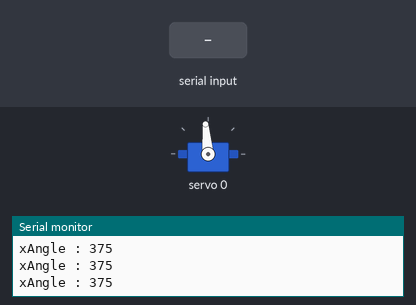
Bench run of a sketch on a simulated Arduino Uno, built with avr-gcc and run on an emulated ATmega328P. Parts: servo, the last lines printed to the serial monitor. The inputs (shaded band) are chosen by the test bench.

Above: at 1.2 s.
1.3 s: "90,45\n" received over the second serial link
At 2.6 s:
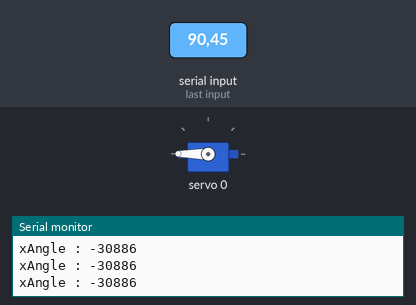
Timing chart, 0 to 4.3 s (numbered marks = the images above; inputs shaded):
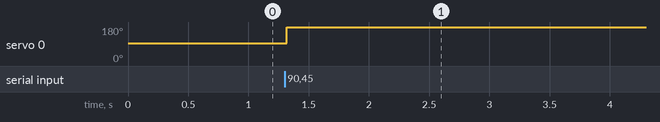

Measured:
- after the input at 1.3 s, servo 0: 95° → 180° at once

The sketch:

HeadTracking.ino
```cpp
#include <Wire.h>
#include <Adafruit_PWMServoDriver.h>
#include<SoftwareSerial.h>
#include<String.h>

#define BUFF_SIZE 3
#define SERVOMIN 150 // 서보모터 최소각(0)일 때 펄스값(4096 범위 중에..)
#define SERVOMID 375 // 서보모터 중앙값
#define SERVOMAX 600 // 서보모터 최대각(180)일 때 펄스값(4096 범위 중에..)

int bluetoothTx = 2;
int bluetoothRx = 3;
SoftwareSerial bluetooth(bluetoothTx, bluetoothRx);

uint8_t servoNum[2] =  {0, 1}; // PCA9685의 0, 1번핀 사용 // 0번핀 : 상하조정, 1번핀 : 좌우조정
int xPos = 0; // x축 절대좌표
int yPos = 0; // y축 절대좌표
char buffers[3];
int index = 0;

Adafruit_PWMServoDriver pwm = Adafruit_PWMServoDriver(); //Adafruit_PWMServoDriver객체 생성

void setup() {
  Serial.begin(9600); // 시리얼 통신속도 9600 보드레이트로 설정
  bluetooth.begin(9600); //블루투스 통신속도 9600 보드레이트로 설정

  Serial.println("16 channel Servo test!"); //정상 출력 확인용

  pwm.begin(); // Adafruit_PWMServoDriver객체 Wire통신 사용 시작

  pwm.setPWMFreq(60);  //아날로그 서보모터 작동 주기를 60해르츠 마다 업데이트하도록 설정
  pwm.setPWM(0, 0, SERVOMID); // 카메라 중앙 설정
  yield(); // task를 다른 작업으로 제어권을 넘긴다.
}

void setServoPulse(uint8_t n, double pulse) {
  double pulselength;

  pulselength = 1000000;   // 1,000,000 us per second , 초당 펄스 길이
  pulselength /= 60;   // 60 Hz, 60헤르츠로 나누어 60헤르츠당 펄스가 몇번 오는지 측정
  Serial.print(pulselength); Serial.println(" us per period");
  pulselength /= 4096;  // 12 bits of resolution 12비트의 가지수
  Serial.print(pulselength); Serial.println(" us per bit");
  pulse *= 1000;
  pulse /= pulselength;
  Serial.println(pulse);
  pwm.setPWM(n, 0, pulse); // 펄스 길이로 재 설정
}

void loop() {
  char data;
  int i;
  int xAngle, yAngle;

  //Serial.println("==================================");
  while(bluetooth.available()) {
    data = bluetooth.read();
    buffers[index++] = data;
    /*
    Serial.print("data : ");
    Serial.print(data);
    Serial.println();
    */
    delay(1); //통신속도 9600기준 1ms를 줘야함, read기준
    if(data == '\n'  || index == BUFF_SIZE) {
      xPos += atoi(buffers);
      delay(1); //통신속도 9600기준 1ms를 줘야함, read기준
      break;
    }
  }

  /*
  for(i=0; i<index; i++) {
    Serial.write(buffers[i]);
  }
  Serial.println();
  Serial.print("index : ");
  Serial.println(index);
  Serial.print("xPos : ");
  Serial.println(xPos);
  Serial.println("==================================");
  index = 0;
  Serial.print("index : ");
  Serial.println(index);
  */

  /*
  if (bluetooth.available()) {
     char data = bluetooth.read();
     Serial.print("data : ");
     Serial.println(data);

     while(data == '-') {
      data = bluetooth.read();
      Serial.print("data : ");
      Serial.println(data);
      delay(10);
      if(data != '-') {
        xPos -= data;
      }
     }

     xPos += data;

  }
  */

  /*
  if (bluetooth.available()) {
     char data = bluetooth.read();
     if(data == '-') {
        //Serial.print("minus y : ");
        data= bluetooth.read();
        y = data-'0';
        yPos -= y;
     }else {
        //Serial.print("y : ");
        y = data-'0';
        yPos += y;
    }
  }
  */

  if(xPos <= 0 )
    xAngle = map(xPos, -90, 0, 150, 375);
  else if(xPos > 0)
    xAngle = map(xPos, 0, 90, 375, 600);

  pwm.setPWM(servoNum[0], 0, xAngle);

  Serial.print("xAngle : ");
  Serial.println(xAngle);
 // Serial.print("yAngle : ");
 // Serial.println(yAngle);
}
```
